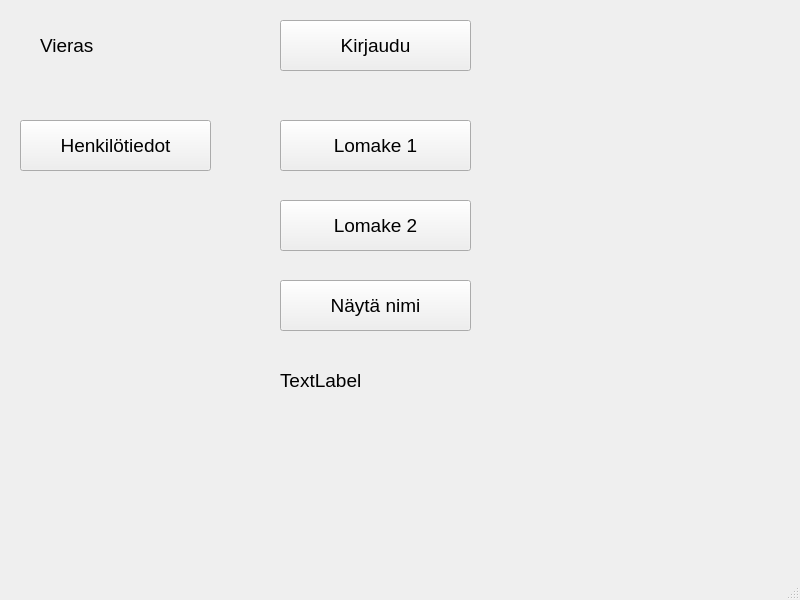
<?xml version="1.0" encoding="UTF-8"?>
<ui version="4.0">
 <class>MainWindow</class>
 <widget class="QMainWindow" name="MainWindow">
  <property name="geometry">
   <rect>
    <x>0</x>
    <y>0</y>
    <width>800</width>
    <height>600</height>
   </rect>
  </property>
  <property name="windowTitle">
   <string>MainWindow</string>
  </property>
  <widget class="QWidget" name="centralwidget">
   <widget class="QLabel" name="labelUsername">
    <property name="geometry">
     <rect>
      <x>40</x>
      <y>20</y>
      <width>131</width>
      <height>51</height>
     </rect>
    </property>
    <property name="font">
     <font>
      <pointsize>14</pointsize>
     </font>
    </property>
    <property name="text">
     <string>Vieras</string>
    </property>
   </widget>
   <widget class="QPushButton" name="btnLogin">
    <property name="geometry">
     <rect>
      <x>280</x>
      <y>20</y>
      <width>191</width>
      <height>51</height>
     </rect>
    </property>
    <property name="font">
     <font>
      <pointsize>14</pointsize>
     </font>
    </property>
    <property name="text">
     <string>Kirjaudu</string>
    </property>
   </widget>
   <widget class="QPushButton" name="btnForm1">
    <property name="geometry">
     <rect>
      <x>280</x>
      <y>120</y>
      <width>191</width>
      <height>51</height>
     </rect>
    </property>
    <property name="font">
     <font>
      <pointsize>14</pointsize>
     </font>
    </property>
    <property name="text">
     <string>Lomake 1</string>
    </property>
   </widget>
   <widget class="QPushButton" name="btnForm2">
    <property name="geometry">
     <rect>
      <x>280</x>
      <y>200</y>
      <width>191</width>
      <height>51</height>
     </rect>
    </property>
    <property name="font">
     <font>
      <pointsize>14</pointsize>
     </font>
    </property>
    <property name="text">
     <string>Lomake 2</string>
    </property>
   </widget>
   <widget class="QPushButton" name="btnForm3">
    <property name="geometry">
     <rect>
      <x>280</x>
      <y>280</y>
      <width>191</width>
      <height>51</height>
     </rect>
    </property>
    <property name="font">
     <font>
      <pointsize>14</pointsize>
     </font>
    </property>
    <property name="text">
     <string>Näytä nimi</string>
    </property>
   </widget>
   <widget class="QLabel" name="labelName">
    <property name="geometry">
     <rect>
      <x>280</x>
      <y>360</y>
      <width>191</width>
      <height>41</height>
     </rect>
    </property>
    <property name="font">
     <font>
      <pointsize>14</pointsize>
     </font>
    </property>
    <property name="text">
     <string>TextLabel</string>
    </property>
   </widget>
   <widget class="QPushButton" name="btnPersonData">
    <property name="geometry">
     <rect>
      <x>20</x>
      <y>120</y>
      <width>191</width>
      <height>51</height>
     </rect>
    </property>
    <property name="font">
     <font>
      <pointsize>14</pointsize>
     </font>
    </property>
    <property name="text">
     <string>Henkilötiedot</string>
    </property>
   </widget>
  </widget>
  <widget class="QMenuBar" name="menubar">
   <property name="geometry">
    <rect>
     <x>0</x>
     <y>0</y>
     <width>800</width>
     <height>17</height>
    </rect>
   </property>
  </widget>
  <widget class="QStatusBar" name="statusbar"/>
 </widget>
 <resources/>
 <connections/>
</ui>
